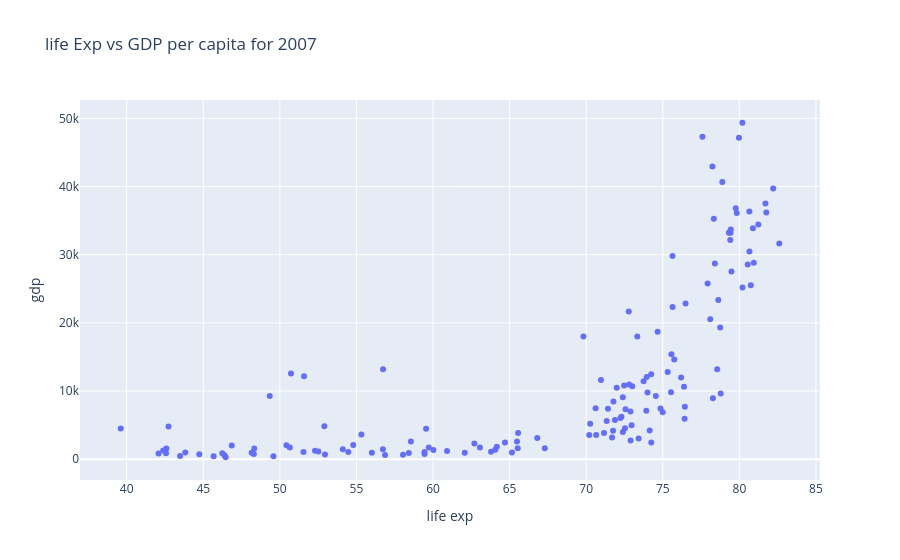

Here is the notebook cell this chart was saved with:
### Code cell
trace1=go.Scatter(x=temp_df['lifeExp'],y=temp_df['gdpPercap'],mode='markers')

data=[trace1]

layout=go.Layout(title='life Exp vs GDP per capita for 2007',xaxis={'title':'life exp'},yaxis={'title':'gdp'})
fig=go.Figure(data,layout)
fig.show()

### Figure 1 — Plotly figure (JSON) as saved in the notebook; plotly's stock layout.template omitted (floating-point values rounded to 4 significant figures; data arrays with more than 128 entries replaced by an {"elided": "..."} marker saying what was removed)
{"data": [{"mode": "markers", "type": "scatter", "x": {"elided": "142 float values"}, "y": {"elided": "142 float values"}}], "layout": {"title": {"text": "life Exp vs GDP per capita for 2007"}, "xaxis": {"title": {"text": "life exp"}}, "yaxis": {"title": {"text": "gdp"}}}}
